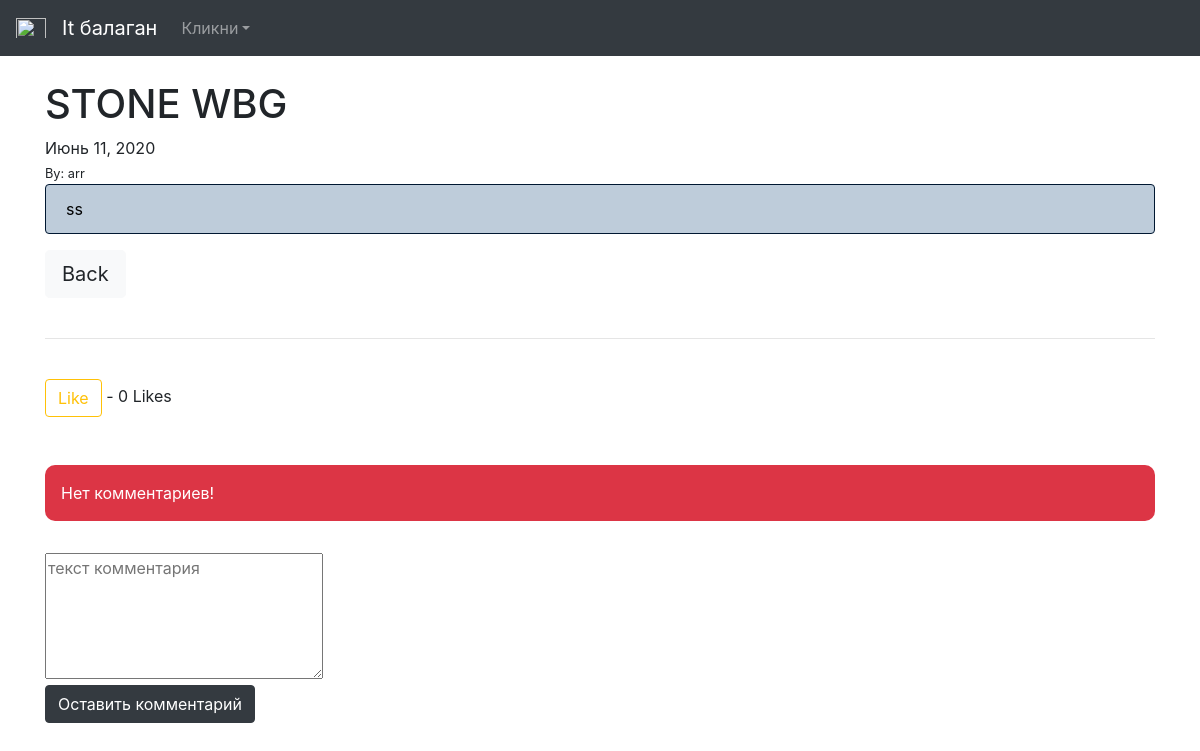
Before: /24/ (signed in) with the older database file.
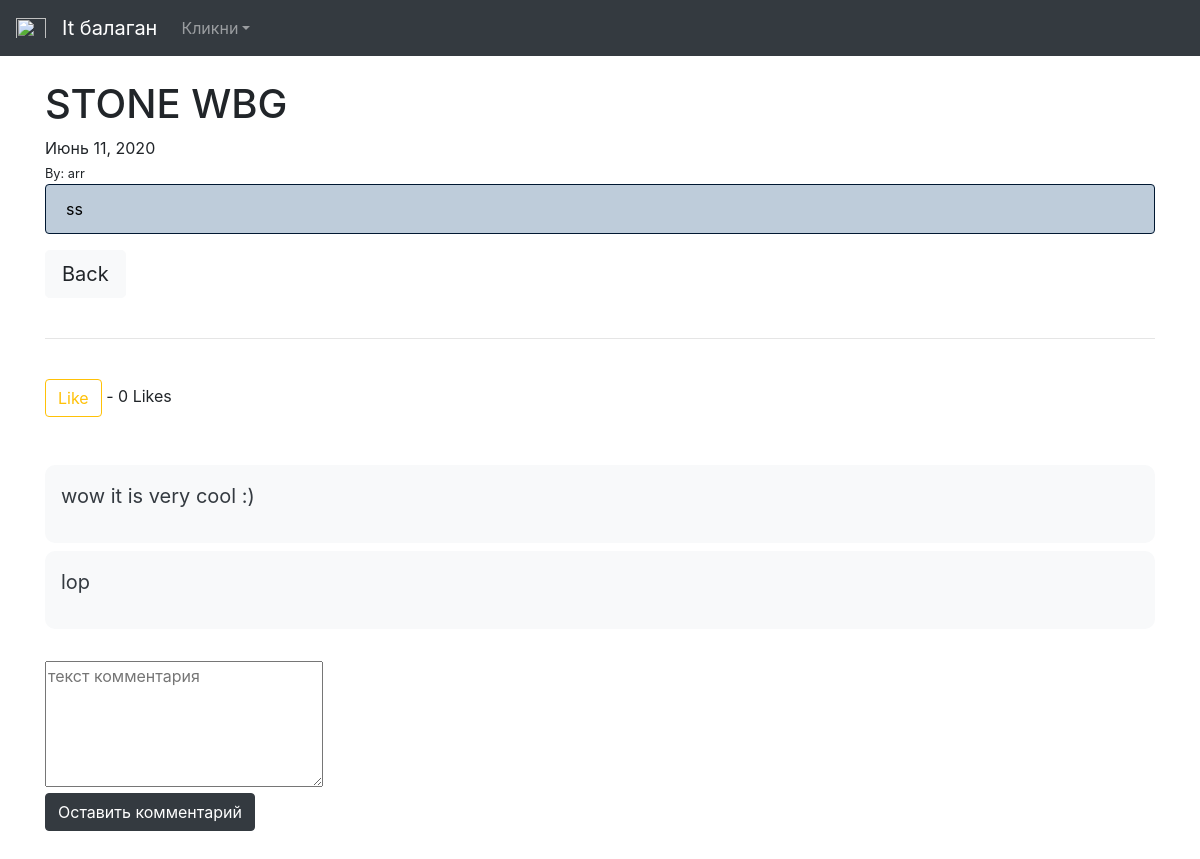
After: the same page with the newer database file.
### theblog/models.py (models this page shows, shortened)
class Comment(models.Model):
    article = models.ForeignKey(Post, on_delete=models.CASCADE)
    comment_text = models.CharField(max_length=200, verbose_name='текст комментария')

### theblog/views.py (the view)
# urls.py: path('<int:pk>/', ArticleDetailView.as_view(), name='article_detail'),
class ArticleDetailView(DetailView):
    model = Post
    template_name = 'article_details.html'
    def get_context_data(self, *args, **kwargs):
        cat_menu = Category.objects.all()
        context = super(ArticleDetailView, self).get_context_data(*args, **kwargs)
        stuff = get_object_or_404(Post, id=self.kwargs['pk']) # получаем id поста
        total_likes = stuff.total_likes()
        liked = False
        if stuff.likes.filter(id=self.request.user.id).exists():
            liked = True
        a = Post.objects.get(id=self.kwargs['pk'])
        latest_comment_list = a.comment_set.order_by('id')
        context['cat_menu'] = cat_menu
        context['total_likes'] = total_likes
        context['liked'] = liked # context['liked'] - это для html
        context['latest_comment_list'] = latest_comment_list
        context['article'] = a
        return context

### theblog/models.py (called while the page is built)
    def total_likes(self):
        return self.likes.count() # считаем лайки

### theblog/templates/article_details.html (shortened to what this page needs)
{% extends 'base.html' %}
{% block content %}
<h1>{{post.title}}</h1>
{{post.post_date}}<br>
<small>By:
    {{post.author.username}}</small><br>
<p class="alert alert-primary" role="alert" style="color: #000000;background-color: #beccda;border-color: #001731;">{{post.body|safe}}</p>
<strong><input class='btn btn-light btn-lg' type="button" onclick="history.back();" value="Back"/></strong>
    <br/><br/>
    <hr>
    <br/>
    {% if user.is_authenticated %}
        {% if liked %}
            <form action="{% url 'like_post' post.pk %}" method="POST">
                {% csrf_token %}
                <button type="submit" name="post_id" value="{{ post.id }}" class="btn       btn-outline-danger">Unlike</button> - {{ total_likes }} Likes
            </form>
        {% else %}
            <form action="{% url 'like_post' post.pk %}" method="POST">
                <button type="submit" name="post_id" value="{{ post.id }}" class="btn       btn-outline-warning">Like</button> - {{ total_likes }} Likes
            </form>
        {% endif %}
        <br><br>
            {% if latest_comment_list %}
                {% for c in latest_comment_list %}
                <div style="border-radius: 10px;" class="p-3 mb-2 bg-light text-dark">
                <blockquote class="blockquote">
                <p class="mb-0">{{c.comment_text}}</p>
                </blockquote>
            </div>
                {% endfor %}
            {% else %}
                <div style="border-radius: 10px;" class="p-3 mb-2 bg-danger text-white">
                    Нет комментариев!
                </div>
            {% endif %}
            <form action="{% url 'leave_comment' article.id %}" method="POST">
                    <br>
                    <textarea name='text' required="" placeholder="текст комментария" cols="25" rows="5"></textarea>
                    <br>
                    <button type="submit" class="btn btn-dark">Оставить комментарий</button>
                    <br><br><br><br><br><br><br>
            </form>
    {% else %}
        <small><a href="{% url 'register' %}">Зарегистрируйся</a> для просмотра комментариев</small>
    {% endif %}
{% endblock %}

Changed rows visible on the page:
added Comment: comment_text "wow it is very cool :)"
added Comment: comment_text "lop"
Other visible differences:
text no longer shown: "Нет комментариев!"
